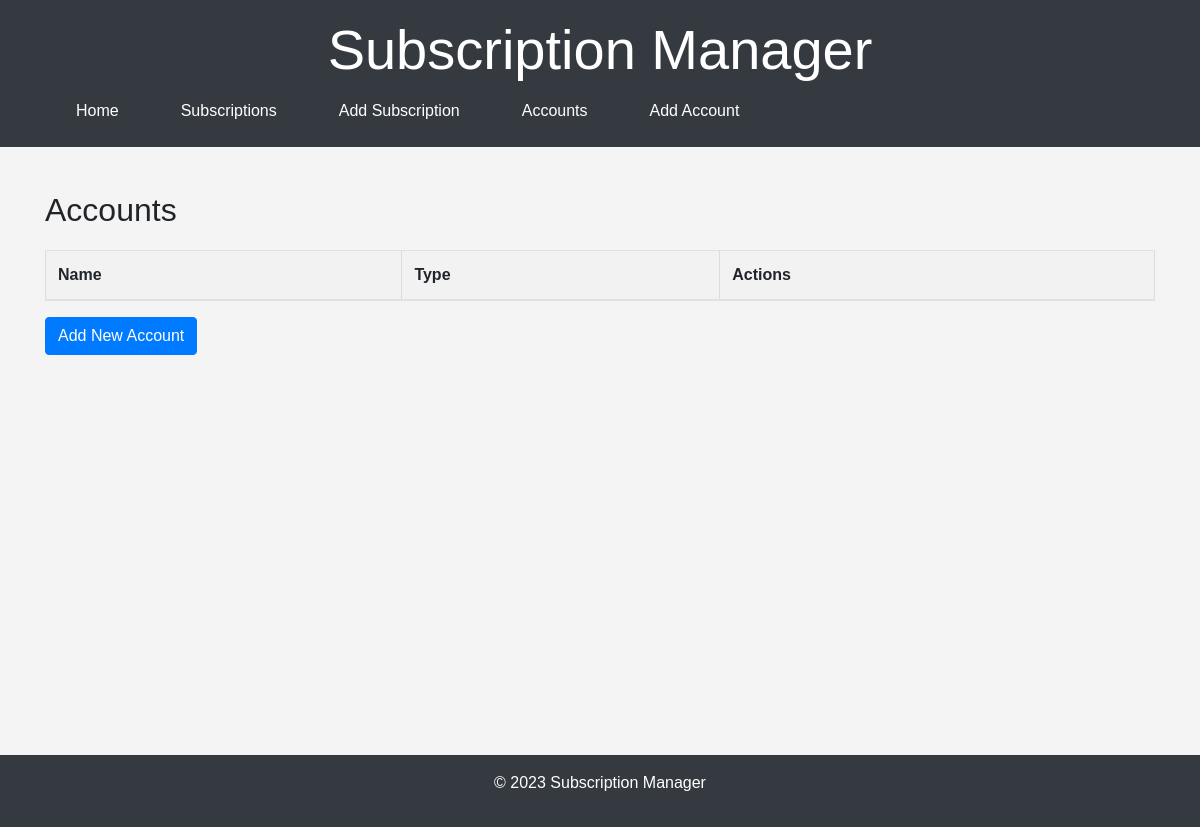
The page /accounts/ on the database as committed earlier.
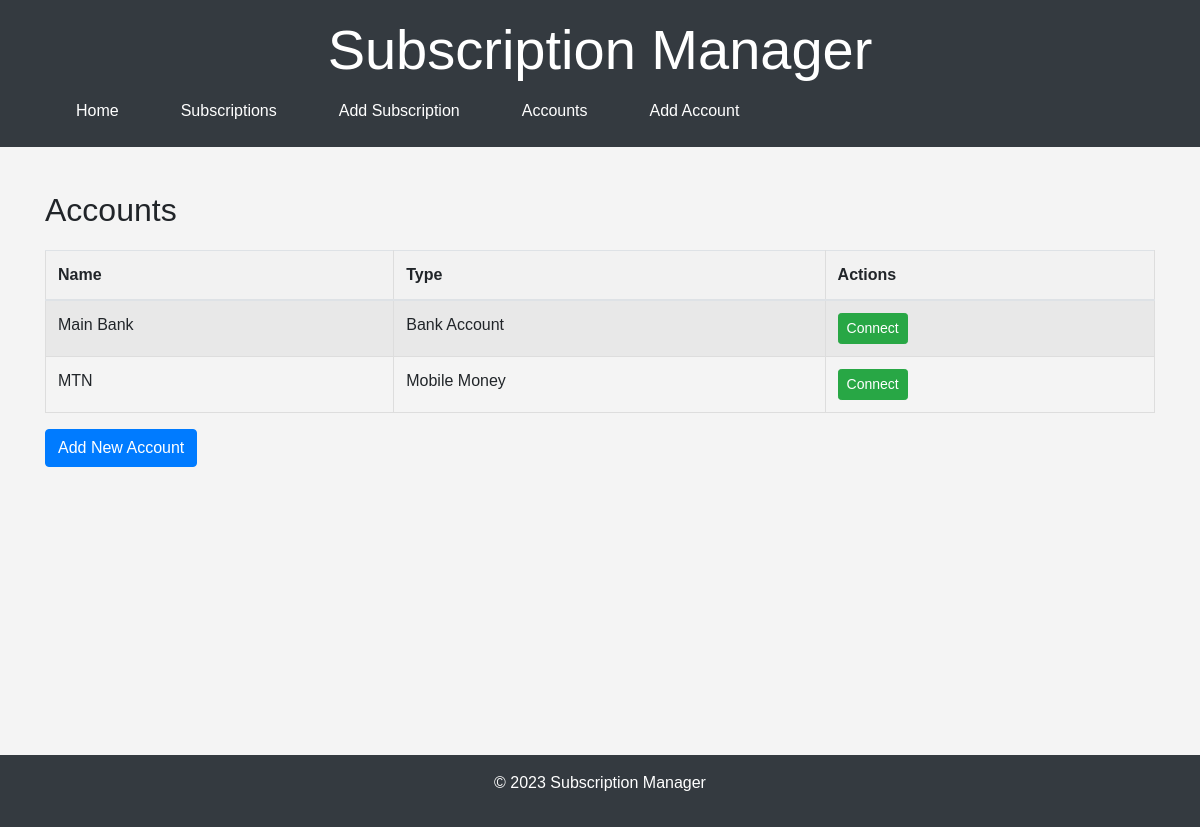
The same page on the database as committed later.
### models.py (models this page shows)
class Account(Base):
    __tablename__ = "accounts"
    id = Column(Integer, primary_key=True, index=True)
    account_name = Column(String)
    account_type = Column(String)
    balance = Column(Integer)
    subscriptions = relationship("Subscription", back_populates="account")

### main.py (the view)
@app.get("/accounts/")
def read_accounts(request: Request, db: Session = Depends(get_db)):
    try:
        accounts = crud.get_accounts(db)
        return templates.TemplateResponse("accounts.html", {"request": request, "accounts": accounts})
    except Exception as e:
        logging.error(f"Error fetching accounts data: {e}")
        raise HTTPException(status_code=500, detail="Internal Server Error")

### Templates/accounts.html
{% extends "base.html" %}
{% block content %}
<h2>Accounts</h2>
<table class="table table-striped">
    <thead>
        <tr>
            <th>Name</th>
            <th>Type</th>
            <th>Actions</th>
        </tr>
    </thead>
    <tbody>
        {% for account in accounts %}
        <tr>
            <td>{{ account.account_name }}</td>
            <td>{{ account.account_type }}</td>
            <td>
                <form method="post" action="/accounts/connect/{{ account.id }}" style="display:inline;">
                    <button type="submit" class="btn btn-success btn-sm">Connect</button>
                </form>
            </td>
        </tr>
        {% endfor %}
    </tbody>
</table>
<a href="/accounts/add/" class="btn btn-primary">Add New Account</a>
{% endblock %}

Rows that differ between the two databases and show on the page:
added Account: account_name "Main Bank", account_type "Bank Account"
added Account: account_name "MTN", account_type "Mobile Money"
